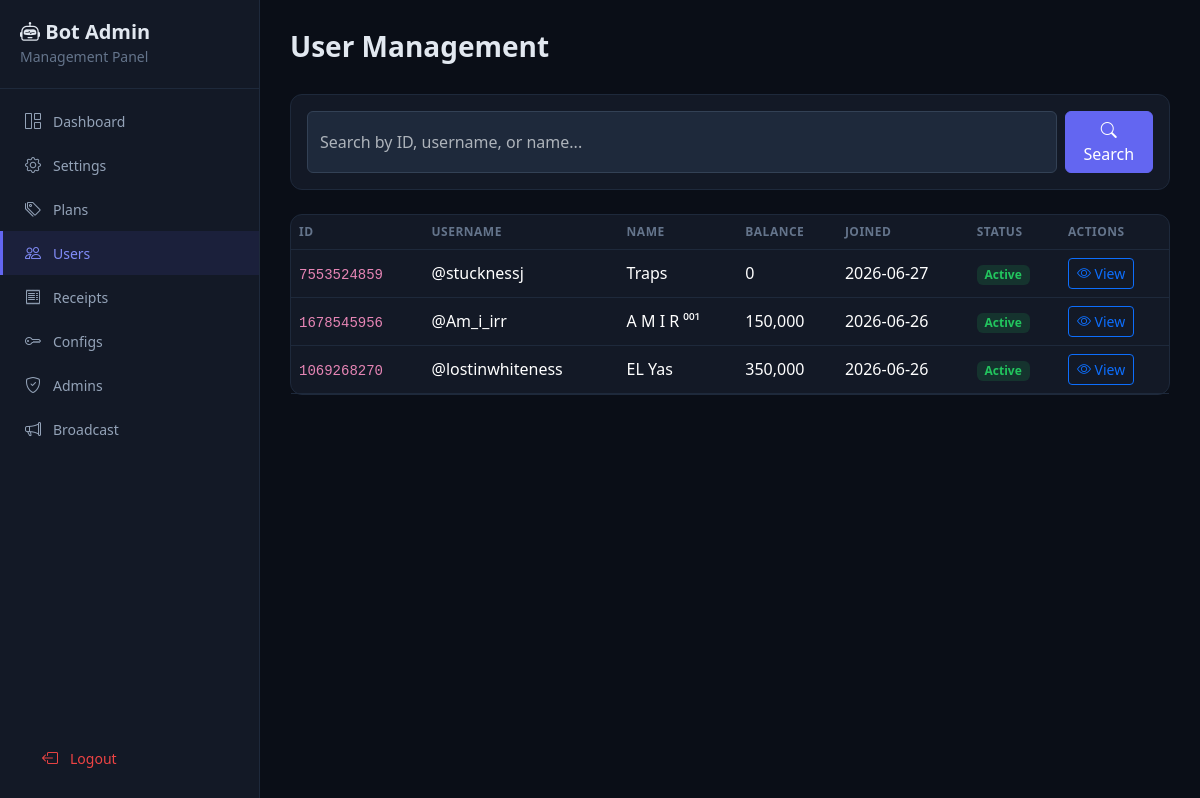
/users (signed in), run on the app's committed database.
### tables this page shows
CREATE TABLE users (
            id INTEGER PRIMARY KEY,
            username TEXT,
            first_name TEXT,
            balance REAL DEFAULT 0,
            created_at TIMESTAMP DEFAULT CURRENT_TIMESTAMP,
            is_banned INTEGER DEFAULT 0
        );

### web_app.py (the view)
@app.route("/users")
@login_required
def users():
    search = request.args.get("q", "").strip() or None
    return render_template("users.html", users=web_db.get_all_users(search), search=search)

### web_app.py (called while the page is built)
def login_required(f):
    @wraps(f)
    def decorated(*args, **kwargs):
        if not session.get("logged_in"):
            return redirect(url_for("login"))
        return f(*args, **kwargs)
    return decorated

### web_db.py (called while the page is built)
def get_conn():
    conn = sqlite3.connect(DB_PATH)
    conn.row_factory = sqlite3.Row
    return conn

def get_all_users(search=None):
    conn = get_conn()
    if search:
        rows = conn.execute(
            "SELECT * FROM users WHERE id = ? OR username LIKE ? OR first_name LIKE ? ORDER BY created_at DESC",
            (search, f"%{search}%", f"%{search}%"),
        ).fetchall()
    else:
        rows = conn.execute("SELECT * FROM users ORDER BY created_at DESC").fetchall()
    conn.close()
    return [dict(r) for r in rows]

### templates/users.html (shortened to what this page needs)
{% extends "base.html" %}
{% block content %}
<div class="page-header">
    <h3>User Management</h3>
</div>
<div class="card card-dark mb-4">
    <div class="card-body">
        <form method="GET" class="d-flex gap-2">
            <input type="text" name="q" class="form-control" placeholder="Search by ID, username, or name..."
                   value="{{ search or '' }}">
            <button type="submit" class="btn btn-indigo"><i class="bi bi-search"></i> Search</button>
        </form>
    </div>
</div>
<div class="card card-dark">
    <div class="table-responsive">
        <table class="table table-dark align-middle mb-0">
            <thead>
                <tr>
                    <th>ID</th>
                    <th>Username</th>
                    <th>Name</th>
                    <th>Balance</th>
                    <th>Joined</th>
                    <th>Status</th>
                    <th>Actions</th>
                </tr>
            </thead>
            <tbody>
                {% for u in users %}
                <tr>
                    <td><code>{{ u.id }}</code></td>
                    <td>{{ '@' + u.username if u.username else '-' }}</td>
                    <td>{{ u.first_name or '-' }}</td>
                    <td>{{ "{:,.0f}".format(u.balance) }}</td>
                    <td>{{ u.created_at[:10] if u.created_at else '-' }}</td>
                    <td>
                        {% if u.is_banned %}
                        <span class="badge badge-expired">Banned</span>
                        {% else %}
                        <span class="badge badge-active">Active</span>
                        {% endif %}
                    </td>
                    <td>
                        <a href="{{ url_for('user_detail', user_id=u.id) }}" class="btn btn-sm btn-outline-primary">
                            <i class="bi bi-eye"></i> View
                        </a>
                    </td>
                </tr>
                {% endfor %}
            </tbody>
        </table>
    </div>
</div>
{% endblock %}

### templates/base.html (style rules this page uses)
body { background: #0a0e17; color: #e2e8f0; }
.card-dark { background: #131926; border: 1px solid #1e293b; border-radius: 12px; }
.table-dark { --bs-table-bg: transparent; --bs-table-border-color: #1e293b; }
.table-dark thead th { color: #64748b; font-weight: 600; font-size: 12px; text-transform: uppercase; letter-spacing: .5px; border-bottom-color: #1e293b !important; }
.badge-active { background: rgba(34,197,94,.15); color: #22c55e; }
.btn-indigo { background: #6366f1; border-color: #6366f1; color: #fff; }
.form-control, .form-select { background: #1e293b; border: 1px solid #334155; color: #e2e8f0; }
.page-header { margin-bottom: 30px; }
.page-header h3 { font-weight: 700; color: #e2e8f0; }

### data on the page
users: id "7553524859", username "@stucknessj", first_name "Traps", balance "0", created_at "2026-06-27", is_banned "Active"
users: id "1678545956", username "@Am_i_irr", first_name "A M I R ⁰⁰¹", balance "150,000", created_at "2026-06-26", is_banned "Active"
users: id "1069268270", username "@lostinwhiteness", first_name "EL Yas", balance "350,000", created_at "2026-06-26", is_banned "Active"
